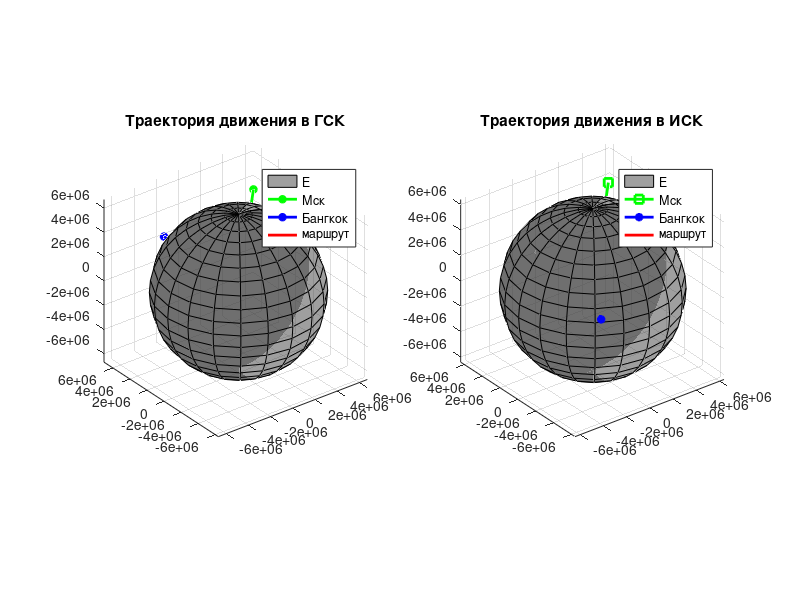

Source code (MATLAB):
clear;
clc;

fprintf ("I.M.Markov - \n");
fprintf ("Primitive orthodromy realization\n");
fprintf ("==================================\n");


%% Блок начальных условий =================================================

try
    % Инит данные для моделирования
    initial_data = struct;   % Структура начальных условий
    
    initial_data.m0 = [55.7558, 37.6173]; % МСК
    % initial_data.m1 = [51.1, 0.12];% Лондон
    initial_data.m1 = [13.7563, 100.5018]; % Бангкок

    initial_data.W = 250; % Модуль вектора путевой скорости [м/с ]
    initial_data.t = 60 * 60; % Время в движении [sec]
    initial_data.h = 1000000; % высота движения
    initial_data.Hz = 10; % Герцовка записи данных
    
    const_values = struct; % Структура константных значений
    const_values.W_earth = 7.2921159e-5; % [1/sec]
    const_values.R_earth = 6371000; % R Земли [m]
    
    output_data = struct; % Структура выходных (итоговых данных)
    
    MACROS = struct;
    MACROS.plot = 1;
    MACROS.save_grafs = 0;

    fprintf ("[INFO] == data initial success\n");
catch exception
    fprintf ("[ERROR] == error with data initialization -> %s\n", exception.message);
end


%% Подготовка дополнительных данных =======================================
% Градусы в радианы
initial_data.m0 = deg2rad(initial_data.m0);
initial_data.m1 = deg2rad(initial_data.m1);

% переводим широты и долготы в декартовы координаты
initial_data.e0 = ...
    (const_values.R_earth +initial_data.h) * [cos(initial_data.m0(1)) * cos(initial_data.m0(2));
                                              cos(initial_data.m0(1)) * sin(initial_data.m0(2));
                                              sin(initial_data.m0(1))];


initial_data.e1 = ...
    (const_values.R_earth +initial_data.h) * [cos(initial_data.m1(1)) * cos(initial_data.m1(2));
                                              cos(initial_data.m1(1)) * sin(initial_data.m1(2));
                                              sin(initial_data.m1(1))];


% Угол поворота
alpha = atan2( norm(cross(initial_data.e0,initial_data.e1)), ...
                        dot(initial_data.e0,initial_data.e1) );

% вектор поворота
e_c_ = cross(initial_data.e0, initial_data.e1);
if e_c_  < 1e-9 * norm(initial_data.e0)^2 % проверка единственности ортодромии
    if dot(initial_data.e0, initial_data.e1) > 0
        error('Начальная и конечная точки совпадают — маршрут вырожден.');
    else
        error('Точки антиподальны — ортодромия не единственна, задайте промежуточную точку.');
    end
end
fprintf ("[INFO] == Маршрут существует\n");
e_c = e_c_ / norm(e_c_);

% Длина маршрута:
L = (const_values.R_earth + initial_data.h) * alpha;

% Время в пути:
T = L / initial_data.W;

% Угловая скорость
wc = initial_data.W / (const_values.R_earth + initial_data.h);

% Шаг времени
dt = 0:(1 / initial_data.Hz):T;

C = [0,      -e_c(3),  e_c(2);
     e_c(3),  0,       -e_c(1);
     -e_c(2), e_c(1),  0];

% Определяем шаг угловой скорости вращения
step_beta = wc * (1 / initial_data.Hz);

% Создаём итоговые массивы выходных данных
output_data.r_m_gsk = zeros (length(0:step_beta:alpha), 3);
output_data.r_m_isk = zeros (length(0:step_beta:alpha), 3);
output_data.v_m_gsk = zeros (length(0:step_beta:alpha), 3);
output_data.v_m_isk = zeros (length(0:step_beta:alpha), 3);

% Матрица поворота с учётом углового шага
A = (eye(3) * cos(step_beta)) + ((1 - cos(step_beta))*(e_c * e_c')) - (C * sin(step_beta));

% Перевод начальной и конечной точки в ИСК
initial_data.e0_isk =[+cos(const_values.W_earth * 0), -sin(const_values.W_earth * 0), 0;
                      +sin(const_values.W_earth * 0), +cos(const_values.W_earth * 0), 0;
                      0, 0, 1] * initial_data.e0;

initial_data.e1_isk =[+cos(const_values.W_earth * T), -sin(const_values.W_earth * T), 0;
                      +sin(const_values.W_earth * T), +cos(const_values.W_earth * T), 0;
                      0, 0, 1] * initial_data.e1;

%% main cycle

% % Матрица пересчёта ГИСК -> ИСК
% M_IE = [+cos(const_values.W_earth * dt), -sin(const_values.W_earth * dt), 0;
%         +sin(const_values.W_earth * dt), +cos(const_values.W_earth * dt), 0;
%         0, 0, 1];


for count = 1:length(output_data.r_m_gsk)

    if (count == 1)
        output_data.r_m_gsk(count, :) =  initial_data.e0';
        output_data.r_m_isk(count, :) = [+cos(const_values.W_earth * dt(count)), -sin(const_values.W_earth * dt(count)), 0;
                                         +sin(const_values.W_earth * dt(count)), +cos(const_values.W_earth * dt(count)), 0;
                                         0, 0, 1] * output_data.r_m_gsk(count, :)';

        % output_data.v_m_gisk(count, :) = cross(e_c, output_data.r_m_gisk(count, :)); 
        % output_data.v_m_gisk(count, :) = output_data.v_m_gisk(count, :) / norm (output_data.v_m_gisk(count, :));
        % output_data.v_m_gisk(count, :) = output_data.v_m_gisk(count, :) * initial_data.W;
    else
        output_data.r_m_gsk(count, :) = A' * output_data.r_m_gsk(count-1, :)';
        output_data.r_m_isk(count, :) = [+cos(const_values.W_earth * dt(count)), -sin(const_values.W_earth * dt(count)), 0;
                                         +sin(const_values.W_earth * dt(count)), +cos(const_values.W_earth * dt(count)), 0;
                                         0, 0, 1] * output_data.r_m_gsk(count, :)';

        % output_data.v_m_gisk(count, :) = cross(e_c, output_data.r_m_gisk(count, :)); 
        % output_data.v_m_gisk(count, :) = output_data.v_m_gisk(count, :) / norm (output_data.v_m_gisk(count, :));
        % output_data.v_m_gisk(count, :) = output_data.v_m_gisk(count, :) * initial_data.W;
    end

end





%% ВЫвод инфо =============================================================
fprintf ("Путевая скорость - %.4f [m/s] \n", initial_data.W);

fprintf ("Длина маршрута - %.4f [m] \n", L);
fprintf ("               - %.4f [km] \n", L/1000);

fprintf ("Время в пути - %.4f [s]\n", T);
fprintf ("             - %.4f [m]\n", T/60);
fprintf ("             - %.4f [h]\n", T/3600);




%% PLOTS
% для картинок
sz = get (0, 'MonitorPositions');
pic_size = [0 0 1000, 500];
pics_path = "pics/";
LW = 2;


if (MACROS.plot == 1)
    % Траектория полёта ЛА
    try
        Figure_trajectory = figure ('Position', pic_size);
        
        subplot (1, 2, 1) % --------------------------------------------- ГИСК
        [x,y,z] = sphere;
        axis equal
        surf(const_values.R_earth * x, ...
             const_values.R_earth * y, ...
             const_values.R_earth * z, ...
             'facecolor','#404040', 'facealpha',.5); 
        grid on;
        axis equal
        hold on;
        
        % вектор начала маршрута
        plot3 ([0, initial_data.e0(1)], ...
               [0, initial_data.e0(2)], ...
               [0, initial_data.e0(3)], ...
               '-*g', 'linewidth',LW);
        
        % вектор конца маршрута
        plot3 ([0, initial_data.e1(1)], ...
               [0, initial_data.e1(2)], ...
               [0, initial_data.e1(3)], ...
               '-*b', 'linewidth',LW);
        
        % % нормаль вращения
        % plot3 ([0, const_values.R_earth * e_c(1)], ...
        %        [0, const_values.R_earth * e_c(2)], ...
        %        [0, const_values.R_earth * e_c(3)], ...
        %        '-*r', 'linewidth',LW);
        
        % Траектория движения ГИСК
        plot3 (output_data.r_m_gsk(:, 1), ...
               output_data.r_m_gsk(:, 2), ...
               output_data.r_m_gsk(:, 3), ...
               '-r', 'linewidth',LW);
        
        title ('Траектория движения в ГСК')
        legend ("E", "Мск", "Бангкок", "маршрут");
        
        subplot (1, 2, 2) % --------------------------------------------- ИСК
        axis equal
        surf(const_values.R_earth * x, ...
             const_values.R_earth * y, ...
             const_values.R_earth * z, ...
             'facecolor','#404040', 'facealpha',.5); 
        grid on;
        axis equal
        hold on;
        
        % вектор начала маршрута в ИСК
        plot3 ([0, output_data.r_m_isk(1, 1)], ...
               [0, output_data.r_m_isk(1, 2)], ...
               [0, output_data.r_m_isk(1, 3)], ...
               '-gs', 'linewidth',LW);
        
        % вектор конца маршрута в ИСК
        plot3 ([0, output_data.r_m_isk(end, 1)], ...
               [0, output_data.r_m_isk(end, 2)], ...
               [0, output_data.r_m_isk(end, 3)], ...
               '-*b', 'linewidth',LW);
        
        % Траектория движения ИСК
        plot3 (output_data.r_m_isk(:, 1), ...
               output_data.r_m_isk(:, 2), ...
               output_data.r_m_isk(:, 3), ...
               '-r', 'linewidth',LW);
        
        title ('Траектория движения в ИСК')
        legend ("E", "Мск", "Бангкок", "маршрут");
    
        if (MACROS.save_grafs == 1)
            exportgraphics (Figure_trajectory, pics_path+"trajectory.png");
            close (Figure_trajectory);
        end

        fprintf ("[INFO] == Figure_trajectory plot and save\n");
    catch exception
        fprintf ("[ERROR] == error with Figure_trajectory -> %s\n", exception.message);
    end
end


clear A C dt e_c L Ln T wc LW monitor M_IE x y z sz alpha
clear step_beta save_graf_trigger pics_path pic_size F0 count
